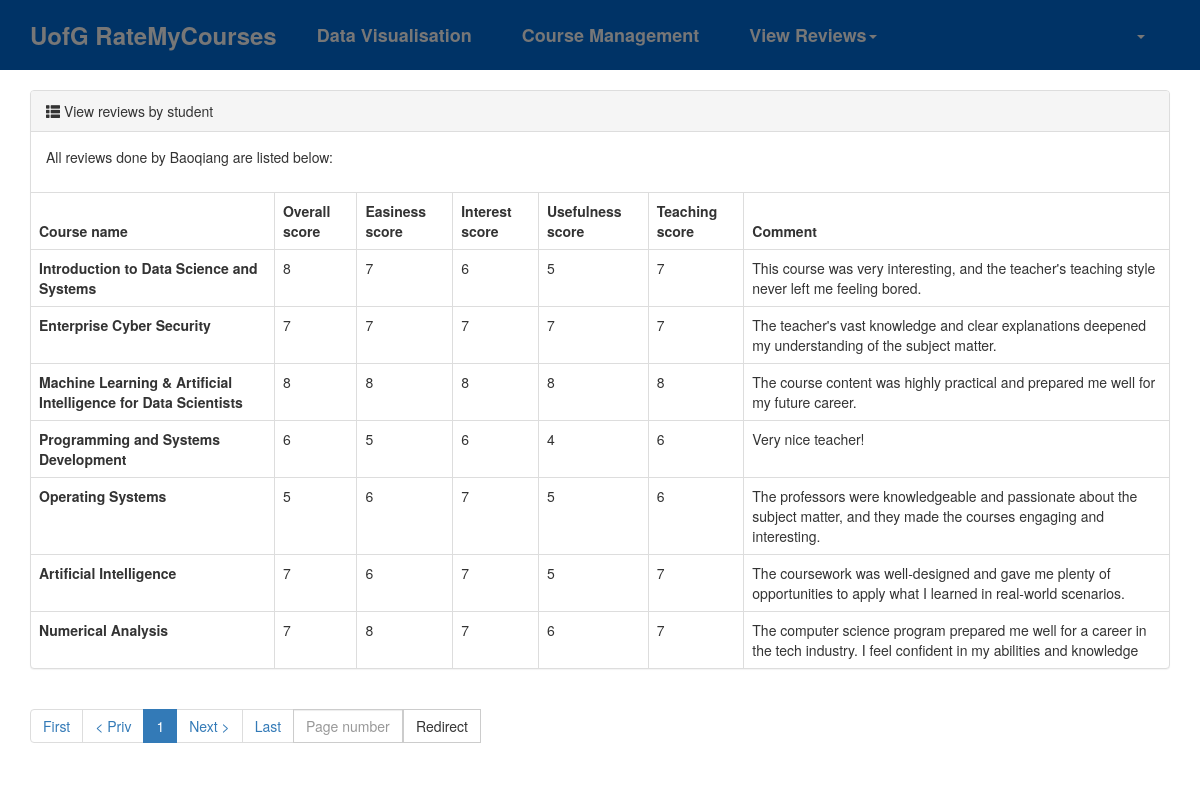
Page /10/view-reviews-student/ (signed in) on the committed database.
### rmc/models.py (models this page shows)
class Student(models.Model):
    email = models.CharField(verbose_name="Email", max_length=64, null=True, blank=True)
    name = models.CharField(verbose_name="Name", max_length=32)
    password = models.CharField(verbose_name="Password", max_length=64)
    gender_choices = (
        (1, "Male"),
        (2, "Female"),
    )
    gender = models.SmallIntegerField(verbose_name="Gender", choices=gender_choices)
    age = models.IntegerField(verbose_name="Age")
    entry_date = models.DateField(verbose_name="Date of entry")
    degree_programme = models.ForeignKey(to="DegreeProgramme", to_field="name", on_delete=models.CASCADE)

class CourseReview(models.Model):
    student_id = models.ForeignKey(to="Student", to_field="id", on_delete=models.CASCADE)
    course_id = models.ForeignKey(to="Course", to_field="id", on_delete=models.CASCADE)
    overall_score = models.IntegerField(verbose_name="Overall score")
    easiness_score = models.IntegerField(verbose_name="Easiness score")
    interest_score = models.IntegerField(verbose_name="Interest score")
    usefulness_score = models.IntegerField(verbose_name="Usefulness score")
    teaching_score = models.IntegerField(verbose_name="Teaching score")
    comment = models.CharField(max_length=300, default='')

class Course(models.Model):
    name = models.CharField(verbose_name="Name", max_length=64)
    associated_degree_programmes = models.ManyToManyField(to="DegreeProgramme", related_name="degree_programme_courses")

### rmc/views/staff.py (the view)
# urls.py: path("<int:studentid>/view-reviews-student/", staff.view_reviews_student),
def view_reviews_student(request, studentid):
    reviews = models.CourseReview.objects.filter(student_id=studentid)
    for row in reviews:
        student_name = row.student_id.name
    pagination_object = Pagination(request, reviews)
    contents = {
        "student_name": student_name,
        "queryset": pagination_object.queryset_page,
        "tpl_pagination_navbar": pagination_object.tpl(),
    }
    return render(request, "view-reviews-student.html", contents)

### rmc/templates/view-reviews-student.html
{% extends "layout.html" %}
{% block content %}
    <div class="container">
        <div>
            <div class="panel panel-default">
                <div class="panel-heading">
                    <span class="glyphicon glyphicon-th-list" aria-hidden="true"></span>
                    View reviews by student
                </div>
                <div class="panel-body">
                    <p>All reviews done by {{ student_name }} are listed below:</p>
                </div>
                <table class="table table-bordered">
                    <thead>
                    <tr>
                        <th>Course name</th>
                        <th>Overall score</th>
                        <th>Easiness score</th>
                        <th>Interest score</th>
                        <th>Usefulness score</th>
                        <th>Teaching score</th>
                        <th>Comment</th>
                    </tr>
                    </thead>
                    <tbody>
                    {% for obj in queryset %}
                        <tr>
                            <th scope="row">{{ obj.course_id.name }}</th>
                            <td>{{ obj.overall_score }}</td>
                            <td>{{ obj.easiness_score }}</td>
                            <td>{{ obj.interest_score }}</td>
                            <td>{{ obj.usefulness_score }}</td>
                            <td>{{ obj.teaching_score }}</td>
                            <td>{{ obj.comment }}</td>
                        </tr>
                    {% endfor %}
                    </tbody>
                </table>
            </div>
        </div>
        <div class="clearfix">
            <ul class="pagination">
                {{ tpl_pagination_navbar }}
            </ul>
        </div>
    </div>
{% endblock %}

### rows in the picture
Student: name "Baoqiang"
CourseReview: course_id.name "Introduction to Data Science and Systems", overall_score "8", easiness_score "7", interest_score "6", usefulness_score "5", teaching_score "7", comment "This course was very interesting, and the teacher's teaching style never left me feeling bored."
CourseReview: course_id.name "Enterprise Cyber Security", overall_score "7", easiness_score "7", interest_score "7", usefulness_score "7", teaching_score "7", comment "The teacher's vast knowledge and clear explanations deepened my understanding of the subject matter."
CourseReview: course_id.name "Machine Learning & Artificial Intelligence for Data Scientists", overall_score "8", easiness_score "8", interest_score "8", usefulness_score "8", teaching_score "8", comment "The course content was highly practical and prepared me well for my future career."
CourseReview: course_id.name "Programming and Systems Development", overall_score "6", easiness_score "5", interest_score "6", usefulness_score "4", teaching_score "6", comment "Very nice teacher!"
CourseReview: course_id.name "Operating Systems", overall_score "5", easiness_score "6", interest_score "7", usefulness_score "5", teaching_score "6", comment "The professors were knowledgeable and passionate about the subject matter, and they made the courses engaging and interesting."
CourseReview: course_id.name "Artificial Intelligence", overall_score "7", easiness_score "6", interest_score "7", usefulness_score "5", teaching_score "7", comment "The coursework was well-designed and gave me plenty of opportunities to apply what I learned in real-world scenarios."
CourseReview: course_id.name "Numerical Analysis", overall_score "7", easiness_score "8", interest_score "7", usefulness_score "6", teaching_score "7", comment "The computer science program prepared me well for a career in the tech industry. I feel confident in my abilities and knowledge"
